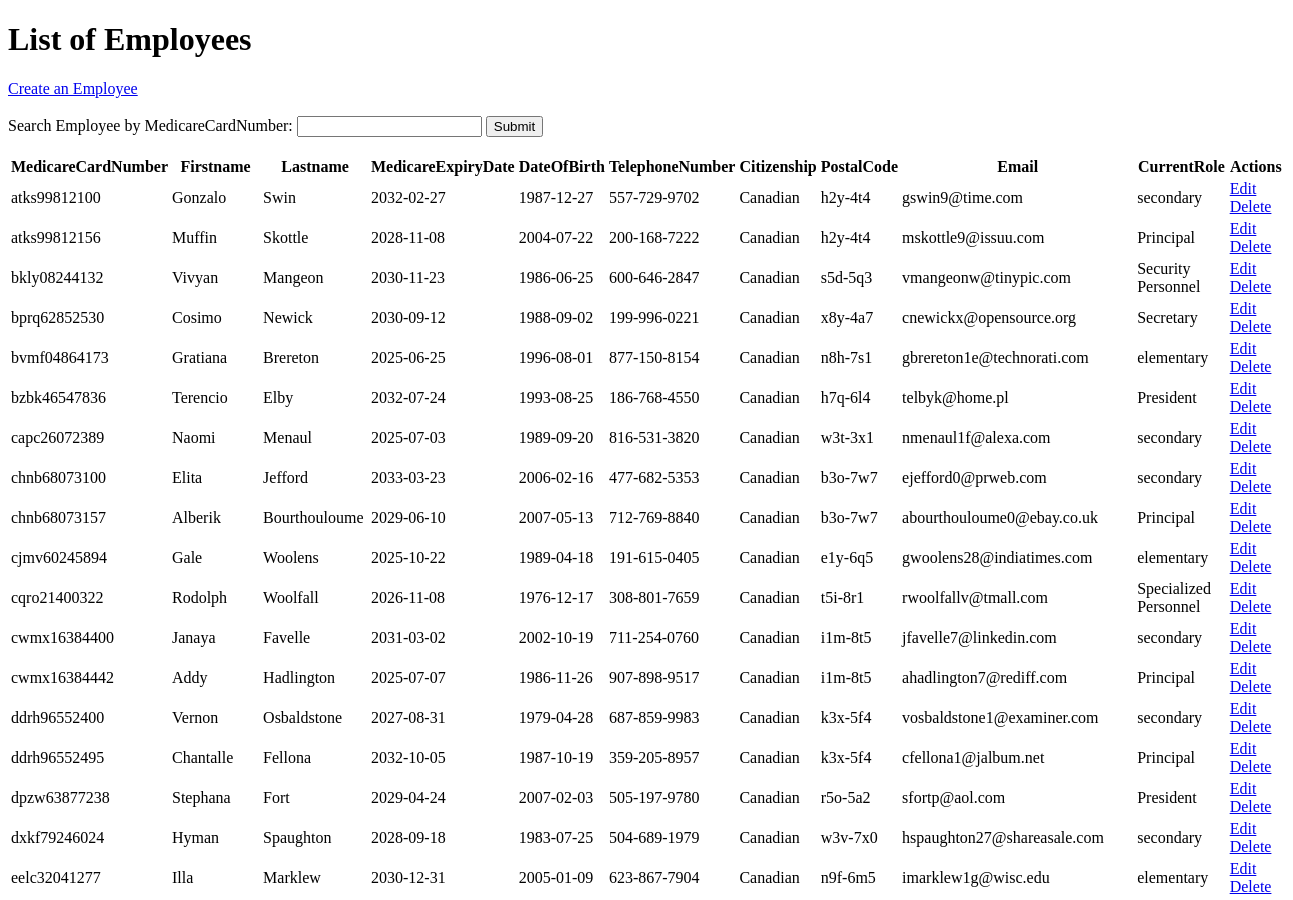
The page /php/employee/index.php (upper part) on the database as committed earlier.
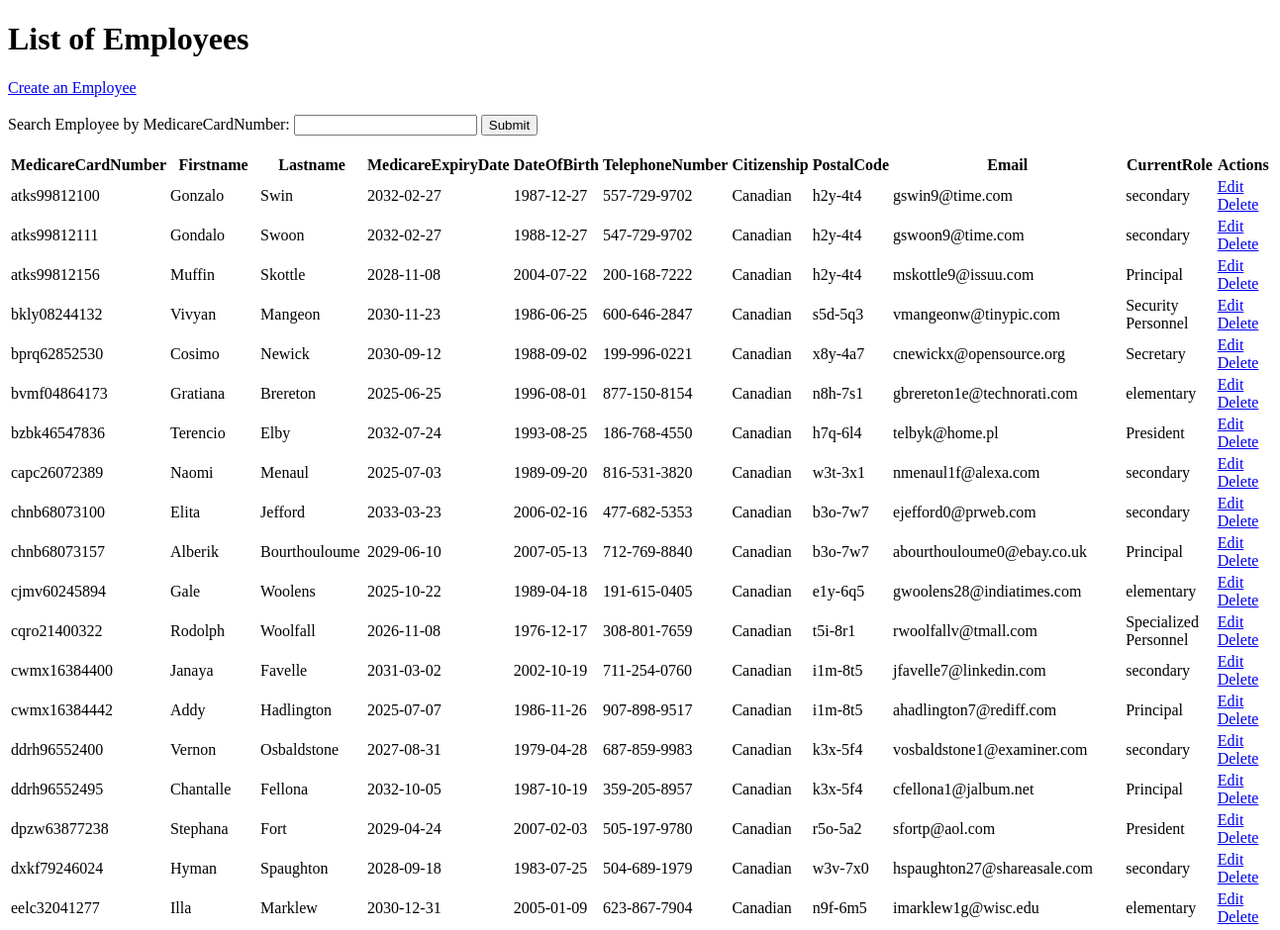
The same page on the database as committed later.
### tables this page shows
CREATE TABLE Employees(
    MedicareCardNumber char(12) NOT NULL,
    PRIMARY KEY (MedicareCardNumber)
);

CREATE TABLE Persons(
  MedicareCardNumber char(12) NOT NULL,
  FirstName VARCHAR(255),
  LastName VARCHAR(255),
  MedicareExpiryDate date NOT NULL,
  DateOfBirth date,
  TelephoneNumber char(12),
  Citizenship VARCHAR(255),
  PostalCode char(7),
  EmailAddress VARCHAR(255),
  PRIMARY KEY (MedicareCardNumber)
);

CREATE TABLE Works_at(
    MedicareCardNumber char(12) NOT NULL,
    FacilityID int NOT NULL,
    StartDate date,
    EndDate date,
    Role VARCHAR(255),
    CONSTRAINT PK_Works_at PRIMARY KEY (MedicareCardNumber, FacilityID, StartDate)
);

### php/employee/employee-r.php (the view, shortened to what this page needs)
<?php
require_once '../database.php';
$sql = "SELECT e.MedicareCardNumber, p.FirstName, p.LastName, p.MedicareExpiryDate, p.DateOfBirth, p.TelephoneNumber, p.Citizenship, p.PostalCode, p.EmailAddress, w.Role
FROM Employees e, Persons p, Works_At w
WHERE e.MedicareCardNumber = p.MedicareCardNumber AND e.MedicareCardNumber = w.MedicareCardNumber;";
$stmt = $conn->prepare($sql);
$stmt->execute();
?>
<form action="./employee-r-one.php">
  Search Employee by MedicareCardNumber: <input type="text" name="MedicareCardNumber">
  <input type="submit">
</form>
<br>
<table>
  <thead>
      <tr>
        <th>MedicareCardNumber</th>
        <th>Firstname</th>
        <th>Lastname</th>
        <th>MedicareExpiryDate</th>
        <th>DateOfBirth</th>
        <th>TelephoneNumber</th>
        <th>Citizenship</th>
        <th>PostalCode</th>
        <th>Email</th>
        <th>CurrentRole</th>
        <th>Actions</th>
  </thead>
  <tbody>
    <?php  while($row = $stmt->fetch(PDO::FETCH_ASSOC, PDO::FETCH_ORI_NEXT)) { ?>
    <tr>
      <td><?= $row["MedicareCardNumber"] ?></td>
      <td><?= $row["FirstName"] ?></td>
      <td><?= $row["LastName"] ?></td>
      <td><?= $row["MedicareExpiryDate"] ?></td>
      <td><?= $row["DateOfBirth"] ?></td>
      <td><?= $row["TelephoneNumber"] ?></td>
      <td><?= $row["Citizenship"] ?></td>
      <td><?= $row["PostalCode"] ?></td>
      <td><?= $row["EmailAddress"] ?></td>
      <td><?= $row["Role"] ?></td>
      <td>
        <a href="./edit-view.php?MedicareCardNumber=<?= $row["MedicareCardNumber"] ?>">Edit</a>&nbsp;
        <a href="./employee-d.php?MedicareCardNumber=<?= $row["MedicareCardNumber"] ?>">Delete</a>
      </td>
    </tr>
    <?php  } ?>
  </tbody>
</table>
    <br>

Rows that differ between the two databases and show on the page:
added employees: MedicareCardNumber "atks99812111", persons.FirstName "Gondalo", persons.LastName "Swoon", persons.MedicareExpiryDate "2032-02-27", persons.DateOfBirth "1988-12-27", persons.TelephoneNumber "547-729-9702", persons.Citizenship "Canadian", persons.PostalCode "h2y-4t4", persons.EmailAddress "gswoon9@time.com", works_at.Role "secondary"
